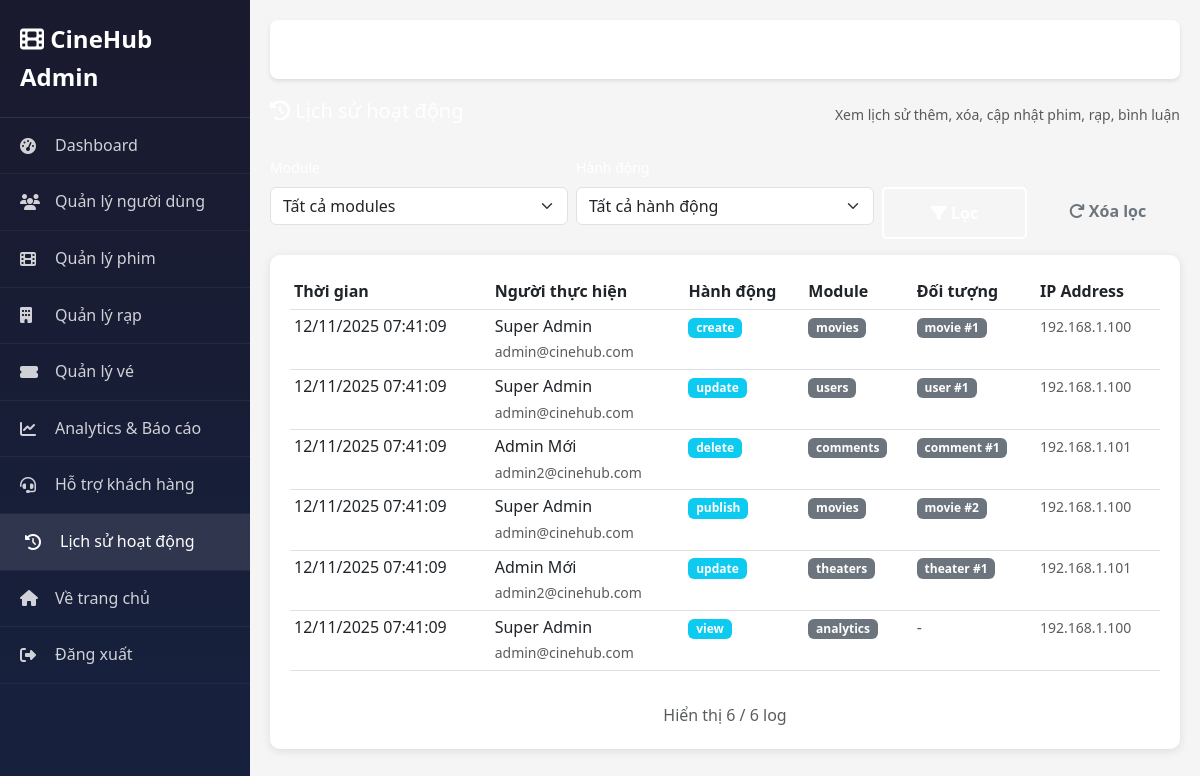
Page /?route=admin/logs (signed in) on the earlier database version.
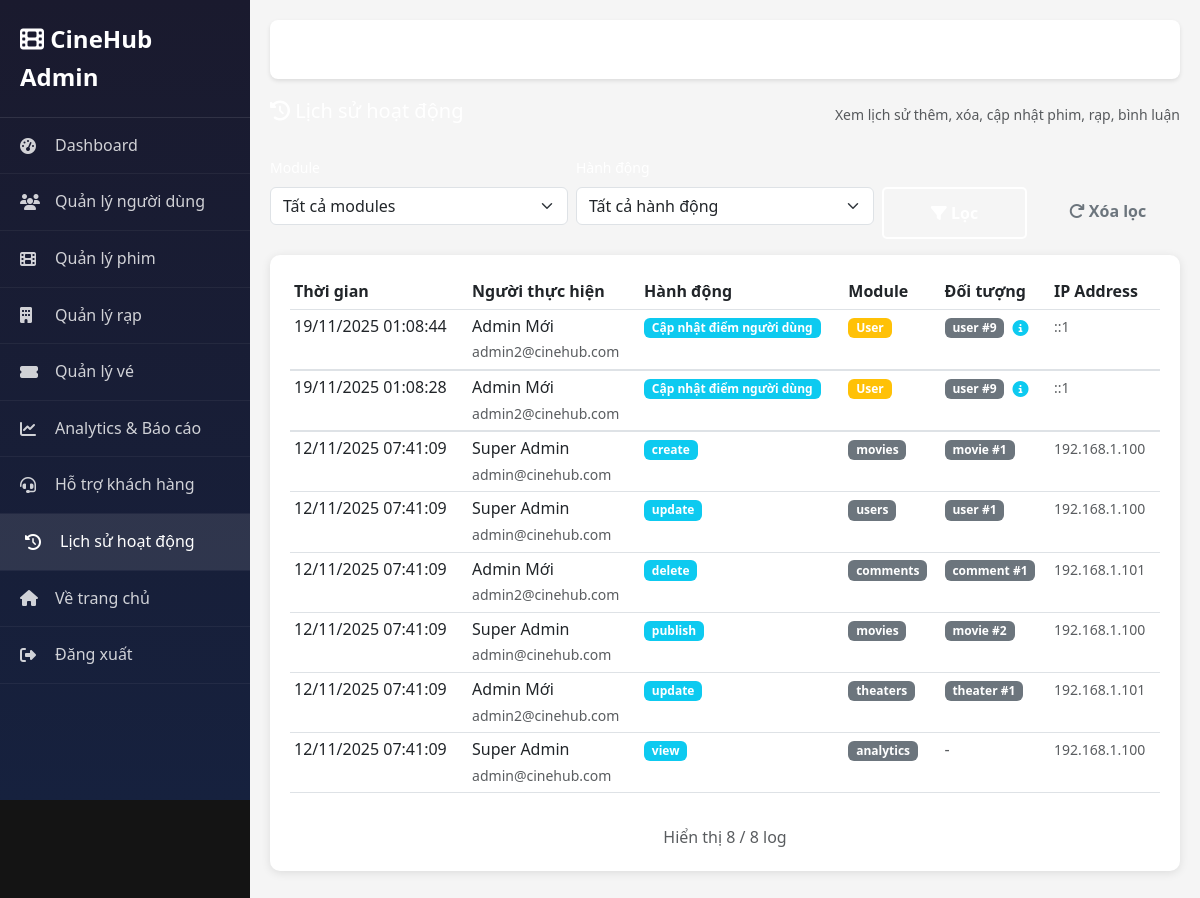
Same page on the later database version.
### tables this page shows
CREATE TABLE `admin_logs` (
  `id` int(11) NOT NULL,
  `user_id` int(11) NOT NULL,
  `action` varchar(100) NOT NULL,
  `module` varchar(50) NOT NULL,
  `target_type` varchar(50) DEFAULT NULL,
  `target_id` int(11) DEFAULT NULL,
  `old_data` text DEFAULT NULL,
  `new_data` text DEFAULT NULL,
  `ip_address` varchar(45) DEFAULT NULL,
  `user_agent` text DEFAULT NULL,
  `created_at` timestamp NOT NULL DEFAULT current_timestamp()
);

CREATE TABLE `users` (
  `id` int(11) NOT NULL,
  `name` varchar(100) NOT NULL,
  `email` varchar(120) NOT NULL,
  `password` varchar(255) NOT NULL,
  `avatar` varchar(255) DEFAULT NULL,
  `birthdate` date DEFAULT NULL,
  `rank` enum('Bronze','Silver','Gold','Platinum') DEFAULT 'Bronze',
  `points` int(11) DEFAULT 0,
  `subscription_id` int(11) DEFAULT NULL,
  `status` enum('active','inactive','banned') DEFAULT 'active',
  `email_verified` tinyint(1) DEFAULT 0,
  `created_at` timestamp NOT NULL DEFAULT current_timestamp(),
  `updated_at` timestamp NOT NULL DEFAULT current_timestamp() ON UPDATE current_timestamp(),
  `role` enum('user','admin','moderator') DEFAULT 'user',
  `is_active` tinyint(1) DEFAULT 1,
  `last_login` datetime DEFAULT NULL
);

### modules/admin/AdminController.php (called while the page is built, shortened)
<?php
require_once __DIR__ . '/../../core/Controller.php';
require_once __DIR__ . '/../../core/Database.php';
class AdminController extends Controller {
    protected function adminView($view, $data = []) {
        extract($data);
        require_once __DIR__ . '/views/' . $view . '.php';
        require_once __DIR__ . '/views/layout.php';
    }
    public function logs() {
        $db = Database::getInstance();
        $user = AdminMiddleware::checkAdmin();
        $module = $_GET['module'] ?? '';
        $action_filter = $_GET['action'] ?? '';
        $page = intval($_GET['page'] ?? 1);
        $limit = 50;
        $offset = ($page - 1) * $limit;
        $sql = "SELECT al.*, u.name as user_name, u.email as user_email
                FROM admin_logs al
                LEFT JOIN users u ON al.user_id = u.id
                WHERE 1=1";
        $params = [];
        $sql .= " ORDER BY al.created_at DESC LIMIT $limit OFFSET $offset";
        $logs = $db->fetchAll($sql, $params);
        $countSql = "SELECT COUNT(*) as count FROM admin_logs WHERE 1=1";
        $countParams = [];
        $total = $db->fetch($countSql, $countParams)['count'];
        $total_pages = ceil($total / $limit);
        $this->adminView('logs', [
            'logs' => $logs,
            'user' => $user,
            'title' => 'Lịch sử hoạt động',
            'current_page' => 'logs',
            'module' => $module,
            'action' => $action_filter,
            'page' => $page,
            'total_pages' => $total_pages,
            'total' => $total,
            'limit' => $limit
        ]);
    }
}
?>

### index.php (called while the page is built, shortened)
<?php
$route = $_GET['route'] ?? 'home/index';
$parts = explode('/', $route);
$controllerMap = [
    'auth' => 'AuthController',
    'profile' => 'ProfileController'
];
$firstPart = $parts[0];
$controllerName = null;
if (isset($controllerMap[$firstPart])) {
    $controllerName = $controllerMap[$firstPart];
    $controllerPath = __DIR__ . '/modules/user/' . $controllerName . '.php';
    if (file_exists($controllerPath) && !class_exists($controllerName)) {
        require_once $controllerPath;
    }
} else {
    $controllerName = ucfirst($firstPart) . 'Controller';
}
$action = '';
if (count($parts) >= 3) {
    $action = $parts[1] . ucfirst($parts[2]);
} else {
    $action = $parts[1] ?? 'index';
}
try {
    $controller = new $controllerName();
    $controller->$action();
} catch (Exception $e) {
    if ($controllerName !== 'HomeController') {
        $controllerName = 'HomeController';
        $controller = new $controllerName();
        $controller->index();
    } else {
        die('Error: Controller not found');
    }
}
?>

### core/Database.php (called while the page is built, shortened)
<?php
class Database {
    private static $instance = null;
    private $pdo;
    private $host = 'localhost';
    private $port = 3306;
    private $dbname = 'cinehub';
    private $username = 'root';
    private $password = '';
    private $charset = 'utf8mb4';
    private function __construct() {
        try {
            $dsn = "mysql:host={$this->host};port={$this->port};dbname={$this->dbname};charset={$this->charset}";
            $this->pdo = new PDO($dsn, $this->username, $this->password);
            $this->pdo->setAttribute(PDO::ATTR_ERRMODE, PDO::ERRMODE_EXCEPTION);
            $this->pdo->setAttribute(PDO::ATTR_DEFAULT_FETCH_MODE, PDO::FETCH_ASSOC);
        } catch(PDOException $e) {
            die("Lỗi kết nối database: " . $e->getMessage() .
                "<br><br>Vui lòng kiểm tra:<br>" .
                "1. MySQL đã được khởi động chưa?<br>" .
                "2. Database '{$this->dbname}' đã được tạo chưa?<br>" .
                "3. Password MySQL có đúng không? (hiện tại: " . ($this->password ?: 'rỗng') . ")<br>" .
                "4. Port MySQL có đúng không? (hiện tại: {$this->port})<br>" .
                "5. Nếu cần thay đổi password hoặc port, sửa file core/Database.php");
        }
    }
    public static function getInstance() {
        if (self::$instance === null) {
            self::$instance = new self();
        }
        return self::$instance;
    }
    public function query($sql, $params = []) {
        $stmt = $this->pdo->prepare($sql);
        $stmt->execute($params);
        return $stmt;
    }
    public function fetchAll($sql, $params = []) {
        return $this->query($sql, $params)->fetchAll();
    }
}
?>

### modules/admin/views/logs.php (the view, shortened to what the rows shown need)
<div class="stat-card">
    <div class="table-responsive">
        <table class="table table-hover table-sm">
            <thead>
                <tr>
                    <th>Thời gian</th>
                    <th>Người thực hiện</th>
                    <th>Hành động</th>
                    <th>Module</th>
                    <th>Đối tượng</th>
                    <th>IP Address</th>
                </tr>
            </thead>
            <tbody>
                <?php if (empty($logs)): ?>
                    <tr>
                        <td colspan="6" class="text-center text-muted">Không có log nào</td>
                    </tr>
                <?php else: ?>
                    <?php foreach ($logs as $log): ?>
                        <tr>
                            <td><?php echo date('d/m/Y H:i:s', strtotime($log['created_at'])); ?></td>
                            <td>
                                <div><?php echo htmlspecialchars($log['user_name'] ?? 'N/A'); ?></div>
                                <small class="text-muted"><?php echo htmlspecialchars($log['user_email'] ?? 'N/A'); ?></small>
                            </td>
                            <td>
                                <span class="badge bg-info"><?php echo htmlspecialchars($log['action']); ?></span>
                            </td>
                            <td>
                                <span class="badge bg-<?php
                                    $moduleColor = 'secondary';
                                    if ($log['module'] === 'Movie') {
                                        $moduleColor = 'primary';
                                    } elseif ($log['module'] === 'Theater') {
                                        $moduleColor = 'info';
                                    } elseif ($log['module'] === 'Review') {
                                        $moduleColor = 'success';
                                    } elseif ($log['module'] === 'User') {
                                        $moduleColor = 'warning';
                                    }
                                    echo $moduleColor;
                                ?>">
                                    <?php echo htmlspecialchars($log['module']); ?>
                                </span>
                            </td>
                            <td>
                                <?php if ($log['target_type'] && $log['target_id']): ?>
                                    <span class="badge bg-secondary">
                                        <?php echo htmlspecialchars($log['target_type']); ?> #<?php echo $log['target_id']; ?>
                                    </span>
                                    <?php if ($log['old_data'] || $log['new_data']): ?>
                                        <button type="button" class="btn btn-sm btn-link p-0 ms-1"
                                                data-bs-toggle="collapse"
                                                data-bs-target="#logDetails<?php echo $log['id']; ?>"
                                                aria-expanded="false"
                                                aria-controls="logDetails<?php echo $log['id']; ?>"
                                                title="Xem chi tiết">
                                            <i class="fas fa-info-circle text-info"></i>
                                        </button>
                                    <?php endif; ?>
                                <?php else: ?>
                                    <span class="text-muted">-</span>
                                <?php endif; ?>
                            </td>
                            <td><small class="text-muted"><?php echo htmlspecialchars($log['ip_address'] ?? 'N/A'); ?></small></td>
                        </tr>
                        <?php if (($log['old_data'] || $log['new_data']) && ($log['target_type'] && $log['target_id'])): ?>
                            <tr>
                                <td colspan="6" class="p-0">
                                </td>
                            </tr>
                        <?php endif; ?>
                    <?php endforeach; ?>
                <?php endif; ?>
            </tbody>
        </table>
    </div>
</div>

Differences in the rows shown:
added admin_logs: created_at "19/11/2025 01:08:44", user.name "Admin Mới", user.email "admin2@cinehub.com", action "Cập nhật điểm người dùng", module "User", target_type "user", target "9", ip_address "::1"
added admin_logs: created_at "19/11/2025 01:08:28", user.name "Admin Mới", user.email "admin2@cinehub.com", action "Cập nhật điểm người dùng", module "User", target_type "user", target "9", ip_address "::1"
Other differences:
min($limit ?? 50, count($logs)): "6" → "8"
$total: "6" → "8"
